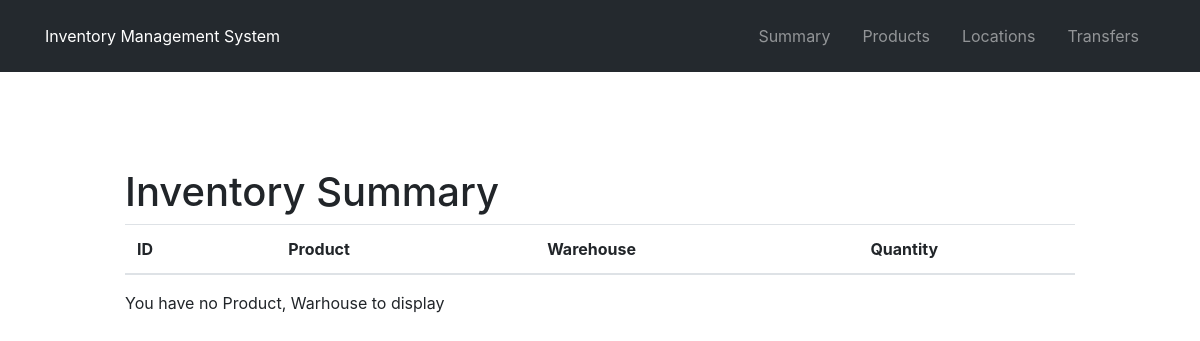
The page /inventory on the database as committed earlier.
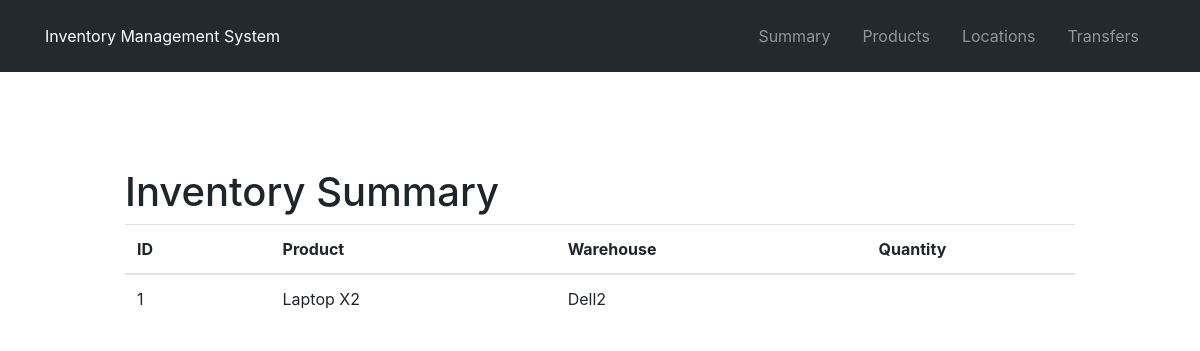
The same page on the database as committed later.
### inventory/models/inventory.py (models this page shows, shortened)
class Inventory(db.Model):
  __tablename__ = 'inventory'
  inventory_id = db.Column(db.Integer, primary_key= True,nullable = False)
  location = db.Column(db.String(35),nullable = False)
  product_name = db.Column(db.String(35),nullable = False)
  product_qty = db.Column(db.Integer, nullable = False)

### inventory/controllers/inventory.py (the view)
@blueprint.route('/inventory')
def index():
    data_inventory = Inventory.query.all()
    has_inventory = bool(data_inventory)
    return render_template('inventory/index.html',
                           data_inventory=data_inventory,
                           has_inventory=has_inventory)

### inventory/templates/inventory/index.html
{% extends "layouts/layout.html" %}
{% block content %}
  <div class="container py-5 my-5" style="max-width: 980px;">
    <h1>Inventory Summary </h1>
    <div>
      <table class="table table-hover">
          <thead>
           <tr>
             <th>ID</th>
             <th></th>
             <th>Product</th>
             <th></th>
             <th>Warehouse</th>
             <th></th>
             <th>Quantity</th>
           </tr>
          </thead>
          <tbody>
          {%for data in data_inventory%}
           <tr>
             <td>{{data.inventory_id}}</td>
             <td></td>
             <td>{{data.product_name}}</td>
             <td></td>
             <td>{{data.location}}</td>
             <td></td>
             <td>{{data.quantity}}</td>
           </tr>
          {% endfor %}
          </table
            {% if not has_inventory %}
<div class="alert alert-warning" role="alert">
  You have no Product, Warhouse to display
</div>        {% endif %}
    </div>
  </div>
{% endblock %}

Rows that differ between the two databases and show on the page:
added Inventory: inventory_id "1", product_name "Laptop X2", location "Dell2"
Other text that changed with them:
text no longer shown: "You have no Product, Warhouse to display"
